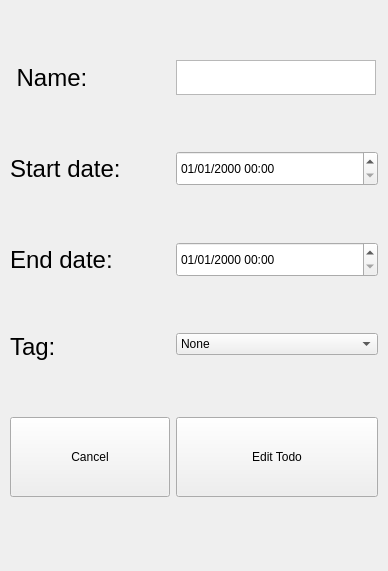
<?xml version="1.0" encoding="UTF-8"?>
<ui version="4.0">
 <class>Edit_Todo</class>
 <widget class="QWidget" name="Edit_Todo">
  <property name="geometry">
   <rect>
    <x>0</x>
    <y>0</y>
    <width>388</width>
    <height>571</height>
   </rect>
  </property>
  <property name="windowTitle">
   <string>Form</string>
  </property>
  <widget class="QWidget" name="formLayoutWidget">
   <property name="geometry">
    <rect>
     <x>10</x>
     <y>10</y>
     <width>368</width>
     <height>541</height>
    </rect>
   </property>
   <layout class="QFormLayout" name="formLayout">
    <item row="0" column="1">
     <widget class="QPlainTextEdit" name="plainTextEdit_2">
      <property name="minimumSize">
       <size>
        <width>200</width>
        <height>35</height>
       </size>
      </property>
      <property name="maximumSize">
       <size>
        <width>200</width>
        <height>30</height>
       </size>
      </property>
     </widget>
    </item>
    <item row="1" column="0">
     <widget class="QLabel" name="label_5">
      <property name="maximumSize">
       <size>
        <width>120</width>
        <height>60</height>
       </size>
      </property>
      <property name="font">
       <font>
        <pointsize>18</pointsize>
       </font>
      </property>
      <property name="text">
       <string>Start date:</string>
      </property>
      <property name="margin">
       <number>4</number>
      </property>
     </widget>
    </item>
    <item row="1" column="1">
     <widget class="QDateTimeEdit" name="dateTimeEdit_3">
      <property name="minimumSize">
       <size>
        <width>120</width>
        <height>35</height>
       </size>
      </property>
      <property name="displayFormat">
       <string>dd/MM/yyyy hh:mm</string>
      </property>
     </widget>
    </item>
    <item row="2" column="0">
     <widget class="QLabel" name="label_6">
      <property name="maximumSize">
       <size>
        <width>120</width>
        <height>60</height>
       </size>
      </property>
      <property name="font">
       <font>
        <pointsize>18</pointsize>
       </font>
      </property>
      <property name="text">
       <string>End date:</string>
      </property>
      <property name="margin">
       <number>4</number>
      </property>
     </widget>
    </item>
    <item row="2" column="1">
     <widget class="QDateTimeEdit" name="dateTimeEdit_4">
      <property name="minimumSize">
       <size>
        <width>120</width>
        <height>35</height>
       </size>
      </property>
      <property name="displayFormat">
       <string>dd/MM/yyyy hh:mm</string>
      </property>
     </widget>
    </item>
    <item row="4" column="0">
     <widget class="QPushButton" name="pushButton_3">
      <property name="minimumSize">
       <size>
        <width>160</width>
        <height>80</height>
       </size>
      </property>
      <property name="text">
       <string>Cancel</string>
      </property>
     </widget>
    </item>
    <item row="4" column="1">
     <widget class="QPushButton" name="pushButton_4">
      <property name="minimumSize">
       <size>
        <width>160</width>
        <height>80</height>
       </size>
      </property>
      <property name="text">
       <string>Edit Todo</string>
      </property>
     </widget>
    </item>
    <item row="0" column="0">
     <widget class="QLabel" name="label_4">
      <property name="maximumSize">
       <size>
        <width>120</width>
        <height>60</height>
       </size>
      </property>
      <property name="font">
       <font>
        <pointsize>18</pointsize>
       </font>
      </property>
      <property name="text">
       <string> Name:</string>
      </property>
      <property name="alignment">
       <set>Qt::AlignLeading|Qt::AlignLeft|Qt::AlignVCenter</set>
      </property>
      <property name="margin">
       <number>4</number>
      </property>
     </widget>
    </item>
    <item row="3" column="1">
     <widget class="QComboBox" name="comboBoxTags">
      <item>
       <property name="text">
        <string>None</string>
       </property>
      </item>
      <item>
       <property name="text">
        <string>Productivity</string>
       </property>
      </item>
      <item>
       <property name="text">
        <string>Education</string>
       </property>
      </item>
      <item>
       <property name="text">
        <string>Work</string>
       </property>
      </item>
      <item>
       <property name="text">
        <string>Entertainment</string>
       </property>
      </item>
      <item>
       <property name="text">
        <string>Chore</string>
       </property>
      </item>
     </widget>
    </item>
    <item row="3" column="0">
     <widget class="QLabel" name="label_7">
      <property name="maximumSize">
       <size>
        <width>120</width>
        <height>60</height>
       </size>
      </property>
      <property name="font">
       <font>
        <pointsize>18</pointsize>
       </font>
      </property>
      <property name="text">
       <string>Tag:</string>
      </property>
      <property name="margin">
       <number>4</number>
      </property>
     </widget>
    </item>
   </layout>
  </widget>
 </widget>
 <resources/>
 <connections/>
</ui>
